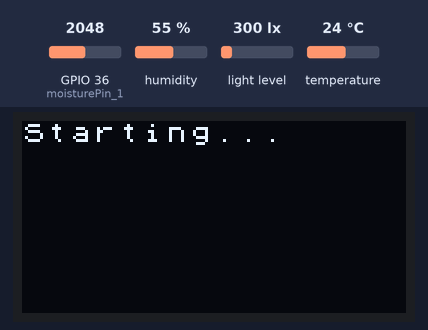
Bench run of a sketch on a simulated ESP32. Shown: 128×64 one-colour display. The test bench sets the inputs (shaded band); at power-on: light level 300 lx, GPIO 36 (moisturePin_1) = 2048, humidity 55 %, temperature 24 °C. WiFi joins after 1.5 s; servers stay silent unless stated; uploads are accepted with an empty reply; not simulated (calls return 0 or success): wifi_config.h; what the sketch prints to the serial monitor is not drawn.

Above: at 0.1 s.
3.8 s: light level set to 40 lx
6.5 s: GPIO 36 (moisturePin_1) set to 2866
9.8 s: light level set to 1000 lx
13.0 s: GPIO 36 (moisturePin_1) set to 1228
Timing chart, 0 to 16.0 s (numbered marks = the images above; inputs shaded):
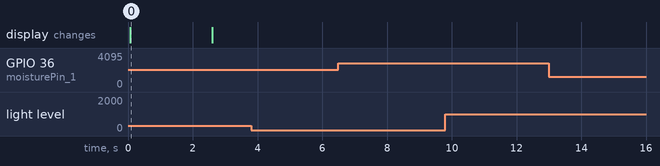

The sketch:

plant_sensor_node.ino
```cpp
#include <Arduino.h>
#include <WiFi.h>
#include <HTTPClient.h>
#include <Wire.h>
#include <BH1750.h>
#include <Adafruit_AHTX0.h>
#include <U8x8lib.h>
#include "wifi_config.h"

// -------------------- Wi-Fi Configuration --------------------
const char* serverUrl =
  "http://greenhouse.local:8000/api/v1/readings";

// -------------------- Device Configuration --------------------
const char* deviceId = "Pesto";

const bool displaySensorDataEnabled = false;

// Set to false to disable Wi-Fi and sensor POST requests.
const bool postApiEnabled = true;
const unsigned long postIntervalMs = 15000;
unsigned long lastPostTime = 0;
unsigned long readingNumber = 0;

// -------------------- Pins --------------------
const int moisturePin_1 = A0;

// -------------------- Moisture Calibration --------------------
// Replace these with values measured from your own sensors.
const int moisture1DryValue = 2600;
const int moisture1WetValue = 1400;

// -------------------- Sensors --------------------
BH1750 lightMeter;
Adafruit_AHTX0 aht20;

// SSD1306 128x64 OLED using hardware I2C
U8X8_SSD1306_128X64_NONAME_HW_I2C u8x8(U8X8_PIN_NONE);

// -------------------- Data Structures --------------------
struct ClimateData {
  float temperature;
  float humidity;
};

// -------------------- Sensor Status --------------------
bool lightSensorAvailable = false;
bool climateSensorAvailable = false;

// -------------------- Function Prototypes --------------------
int readMoistureSensor(int pin);

int moisturePercent(
  int rawValue,
  int dryValue,
  int wetValue
);

const char* getMoistureCondition(int percent);

float readLightSensor();
const char* getLightCondition(float lux);

ClimateData readClimate();

void connectToWiFi();
bool sendSensorData(
  int moisture1,
  float lux,
  ClimateData climate
);

void displaySensorData(
  int moisture1,
  float lux,
  ClimateData climate
);

// ------------------------------------------------------------

void setup() {
  Serial.begin(115200);

  // Start I2C bus
  Wire.begin();

  // Start OLED
  u8x8.begin();
  u8x8.setFlipMode(1);
  u8x8.setFont(u8x8_font_chroma48medium8_r);
  u8x8.clear();

  u8x8.setCursor(0, 0);
  u8x8.print("Starting...");

  // Start BH1750 light sensor
  lightSensorAvailable =
    lightMeter.begin(BH1750::CONTINUOUS_HIGH_RES_MODE);

  if (!lightSensorAvailable) {
    Serial.println("Failed to initialize BH1750");
  }

  // Start AHT20 temperature and humidity sensor
  climateSensorAvailable = aht20.begin();

  if (!climateSensorAvailable) {
    Serial.println("Failed to initialize AHT20");
  }

  if (postApiEnabled) {
    connectToWiFi();
  }

  delay(1000);
  u8x8.clear();
}

// ------------------------------------------------------------

void loop() {
  if (postApiEnabled && WiFi.status() != WL_CONNECTED) {
    connectToWiFi();
  }

  int rawMoisture1 = readMoistureSensor(moisturePin_1);

  int moisture1 = moisturePercent(
    rawMoisture1,
    moisture1DryValue,
    moisture1WetValue
  );

  float lux = readLightSensor();
  ClimateData climate = readClimate();

  // -------------------- Serial Output --------------------

  Serial.println("------------------------");

  Serial.print("Moisture 1: ");
  Serial.print(moisture1);
  Serial.print("% (");
  Serial.print(getMoistureCondition(moisture1));
  Serial.print("), Raw: ");
  Serial.println(rawMoisture1);

  if (lightSensorAvailable && lux >= 0) {
    Serial.print("Light: ");
    Serial.print(lux, 1);
    Serial.print(" lux (");
    Serial.print(getLightCondition(lux));
    Serial.println(")");
  } else {
    Serial.println("Light sensor unavailable");
  }

  if (climateSensorAvailable) {
    Serial.print("Temperature: ");
    Serial.print(climate.temperature, 1);
    Serial.println(" F");

    Serial.print("Humidity: ");
    Serial.print(climate.humidity, 1);
    Serial.println(" %");
  } else {
    Serial.println("AHT20 unavailable");
  }

  // -------------------- OLED Output --------------------
  if (displaySensorDataEnabled) {
    displaySensorData(
      moisture1,
      lux,
      climate
    );
  }

  if (postApiEnabled) {
    unsigned long currentTime = millis();
    if (
      lastPostTime == 0 ||
      currentTime - lastPostTime >= postIntervalMs
    ) {
      lastPostTime = currentTime;
      sendSensorData(moisture1, lux, climate);
    }
  }

  delay(1000);
}

// -------------------- Wi-Fi and HTTP --------------------

void connectToWiFi() {
  if (WiFi.status() == WL_CONNECTED) {
    return;
  }

  Serial.print("Connecting to Wi-Fi: ");
  Serial.println(wifiSsid);

  WiFi.mode(WIFI_STA);
  WiFi.begin(wifiSsid, wifiPassword);

  const unsigned long timeoutMs = 20000;
  unsigned long connectionStart = millis();

  while (
    WiFi.status() != WL_CONNECTED &&
    millis() - connectionStart < timeoutMs
  ) {
    delay(500);
    Serial.print(".");
  }

  Serial.println();

  if (WiFi.status() == WL_CONNECTED) {
    Serial.println("Wi-Fi connected.");
    Serial.print("Device IP address: ");
    Serial.println(WiFi.localIP());
  } else {
    Serial.println("Wi-Fi connection timed out.");
  }
}

bool sendSensorData(
  int moisture1,
  float lux,
  ClimateData climate
) {
  if (WiFi.status() != WL_CONNECTED) {
    Serial.println("Cannot send data: Wi-Fi unavailable.");
    return false;
  }

  WiFiClient wifiClient;
  HTTPClient http;

  if (!http.begin(wifiClient, serverUrl)) {
    Serial.println("Unable to initialize HTTP client.");
    return false;
  }

  // E-ink refreshes can take longer than a normal HTTP request.
  http.setConnectTimeout(10000);
  http.setTimeout(60000);
  http.addHeader("Content-Type", "application/json");

  // Use valid API fallback values when a sensor was unavailable.
  float temperature = climate.temperature >= -100
    ? climate.temperature
    : 0.0;
  float humidity = climate.humidity >= 0
    ? climate.humidity
    : 0.0;
  float light = lux >= 0 ? lux : 0.0;

  String jsonPayload = "{";
  jsonPayload += "\"device_id\":\"";
  jsonPayload += deviceId;
  jsonPayload += "\",";
  jsonPayload += "\"reading_number\":";
  jsonPayload += String(readingNumber++);
  jsonPayload += ",\"temperature_f\":";
  jsonPayload += String(temperature, 1);
  jsonPayload += ",\"humidity_percent\":";
  jsonPayload += String(humidity, 1);
  jsonPayload += ",\"light_lux\":";
  jsonPayload += String(light, 1);
  jsonPayload += ",\"moisture_1_percent\":";
  jsonPayload += String(moisture1);
  jsonPayload += ",\"uptime_seconds\":";
  jsonPayload += String(millis() / 1000);
  jsonPayload += "}";

  Serial.println("POST payload:");
  Serial.println(jsonPayload);

  int responseCode = http.POST(jsonPayload);

  if (responseCode <= 0) {
    Serial.print("HTTP request error: ");
    Serial.println(http.errorToString(responseCode));
    http.end();
    return false;
  }

  Serial.print("HTTP response code: ");
  Serial.println(responseCode);

  http.end();
  return responseCode >= 200 && responseCode < 300;
}

// -------------------- Moisture Functions --------------------

int readMoistureSensor(int pin) {
  return analogRead(pin);
}

int moisturePercent(
  int rawValue,
  int dryValue,
  int wetValue
) {
  int percent = map(
    rawValue,
    dryValue,
    wetValue,
    0,
    100
  );

  return constrain(percent, 0, 100);
}

const char* getMoistureCondition(int percent) {
  // Short words are used so they fit on the OLED.
  if (percent >= 80) {
    return "V.Wet";
  } else if (percent >= 60) {
    return "Wet";
  } else if (percent >= 40) {
    return "Moist";
  } else if (percent >= 20) {
    return "Dry";
  } else {
    return "V.Dry";
  }
}

// -------------------- Light Functions --------------------

float readLightSensor() {
  if (!lightSensorAvailable) {
    return -1.0;
  }

  return lightMeter.readLightLevel();
}

const char* getLightCondition(float lux) {
  if (lux < 0) {
    return "ERROR";
  } else if (lux < 10) {
    return "Dark";
  } else if (lux < 100) {
    return "Dim";
  } else if (lux < 1000) {
    return "Indoor";
  } else if (lux < 10000) {
    return "Bright";
  } else {
    return "Sunlight";
  }
}

// -------------------- Climate Function --------------------

ClimateData readClimate() {
  ClimateData data;

  // Default error values
  data.temperature = -999.0;
  data.humidity = -999.0;

  if (!climateSensorAvailable) {
    return data;
  }

  sensors_event_t humidityEvent;
  sensors_event_t temperatureEvent;

  aht20.getEvent(
    &humidityEvent,
    &temperatureEvent
  );

  // Convert Celsius to Fahrenheit
  data.temperature =
    (temperatureEvent.temperature * 9.0 / 5.0) + 32.0;

  data.humidity =
    humidityEvent.relative_humidity;

  return data;
}

// -------------------- OLED Display --------------------

void displaySensorData(
  int moisture1,
  float lux,
  ClimateData climate
) {
  // A 128x64 U8X8 display has 16 columns and 8 rows.

  // Row 0: title
  u8x8.clearLine(0);
  u8x8.setCursor(0, 0);
  u8x8.print("Sensor Readings");

  // Row 1: moisture sensor 1
  u8x8.clearLine(1);
  u8x8.setCursor(0, 1);
  u8x8.print("M1:");
  u8x8.print(moisture1);
  u8x8.print("% ");
  u8x8.print(getMoistureCondition(moisture1));

  // Row 2: light value
  u8x8.clearLine(2);
  u8x8.setCursor(0, 2);
  u8x8.print("Light:");

  if (lightSensorAvailable && lux >= 0) {
    u8x8.print(lux, 0);
    u8x8.print("lx");
  } else {
    u8x8.print("ERROR");
  }

  // Row 3: light condition
  u8x8.clearLine(3);
  u8x8.setCursor(0, 3);
  u8x8.print("Level:");

  if (lightSensorAvailable && lux >= 0) {
    u8x8.print(getLightCondition(lux));
  } else {
    u8x8.print("ERROR");
  }

  // Row 4: temperature
  u8x8.clearLine(4);
  u8x8.setCursor(0, 4);
  u8x8.print("Temp:");

  if (climateSensorAvailable) {
    u8x8.print(climate.temperature, 1);
    u8x8.print(" F");
  } else {
    u8x8.print("ERROR");
  }

  // Row 5: humidity
  u8x8.clearLine(5);
  u8x8.setCursor(0, 5);
  u8x8.print("Hum:");

  if (climateSensorAvailable) {
    u8x8.print(climate.humidity, 1);
    u8x8.print("%");
  } else {
    u8x8.print("ERROR");
  }

  // Row 7: update indicator
  // u8x8.clearLine(7);
  // u8x8.setCursor(0, 7);
  // u8x8.print("Update: 1 sec");
}
```

Measured:
- after the input at 3.8 s, every drawn part: stays the same
- after the input at 6.5 s, every drawn part: stays the same
- after the input at 9.8 s, every drawn part: stays the same
- after the input at 13.0 s, every drawn part: stays the same
- what the display in image 0 shows lasts 2.5 s, from 0.1 s to 2.6 s
